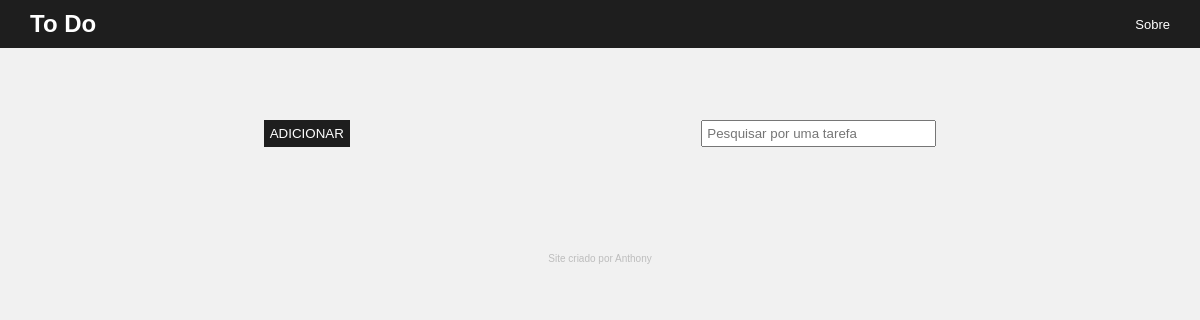
Before: /home/ with the older database file.
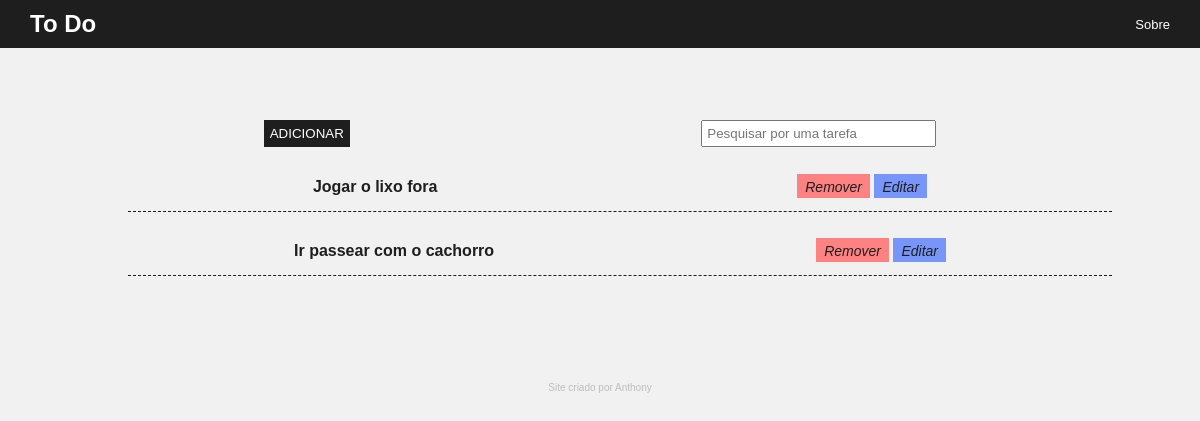
After: the same page with the newer database file.
### tasks/models.py (models this page shows, shortened)
class Task(models.Model):
    STATUS = (
        ('Doing', 'Doing'),
        ('Done', 'Done')
    )
    '''
    Title = Cria um campo de título
    Description = Cria um campo de textos longos
    Done = Variável que define o status de uma tarefa usando o método 'Choices'

    created_at && update_at -> Boa prática de criação de logs para tarefas
    '''
    title = models.CharField(max_length=255)
    description = models.TextField()
    done = models.CharField(
        max_length=5,
        choices=STATUS,
    )
    created_at = models.DateField(auto_now_add=True)
    update_at = models.DateField(auto_now=True)

### tasks/views.py (the view)
# urls.py: path('', taskList, name='tasklist'),
def taskList(request):
    tasks = Task.objects.all().order_by('-created_at')
    return render(request, 'index.html', {'tasks': tasks})

### tasks/templates/index.html (shortened to what this page needs)
{% load static %}
<!DOCTYPE html>
<html lang="en">
<head>
    <link rel="stylesheet" href="{% static 'css/style.css' %}">
</head>
<body>
    <nav class="nav-main">
        <div class="nav-main-frame">
            <div>
                <a class="nav-bar-main-text" href="/">
                    To Do
                </a>
            </div>
            <div>
                <a class="nav-bar-info" href="#">
                    Sobre
                </a>
            </div>
        </div>
    </nav>
    <main class="main-content">
        <section class="main-section">
            <form action="newtask/" class="main-form">
                <button class="form-button" >
                    ADICIONAR
                </button>
                <input type="text" name="search" placeholder="Pesquisar por uma tarefa" class="input-field">
            </form>
            <ul class="task-list">
                {% for task in tasks %}
                <li class="list-items">
                    <span class="item-title">
                        <a href="/task/{{task.id}}">
                            {{task.title}}
                        </a>
                    </span>
                    <div>
                        <a href="deletetask/{{task.id}}">
                            <i class="remove-button">Remover</i>
                        <a href="editask/{{task.id}}">
                            <span>
                                <i class="edit-button">Editar</i>
                            </span>
                        </a>
                    </div>
                </li>
                {% endfor %}
            </ul>
        </section>
        <footer>
            <p class="info-text">Site criado por Anthony</p>
        </footer>
    </main>
</body>
</html>

Changed rows visible on the page:
added Task: title "Jogar o lixo fora"
added Task: title "Ir passear com o cachorro"
